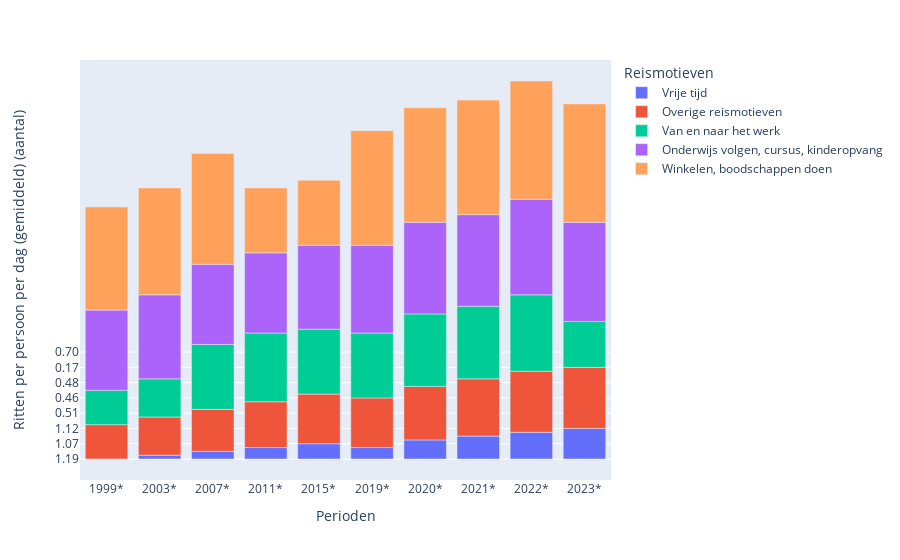

This figure's notebook cell:
### Code cell
px.bar(df_mat,
        x="Perioden",
        y="Ritten per persoon per dag (gemiddeld) (aantal)",
        color="Reismotieven")

### Figure 1 — Plotly figure (JSON) as saved in the notebook; plotly's stock layout.template omitted (floating-point values rounded to 4 significant figures)
{"data": [{"alignmentgroup": "True", "hovertemplate": "Reismotieven=Vrije tijd<br>Perioden=%{x}<br>Ritten per persoon per dag (gemiddeld) (aantal)=%{y}<extra></extra>", "legendgroup": "Vrije tijd", "marker": {"color": "#636efa", "pattern": {"shape": ""}}, "name": "Vrije tijd", "offsetgroup": "Vrije tijd", "orientation": "v", "showlegend": true, "textposition": "auto", "type": "bar", "x": ["1999*", "2003*", "2007*", "2011*", "2015*", "2019*", "2020*", "2021*", "2022*", "2023*"], "xaxis": "x", "y": ["    1.19", "    1.15", "    1.10", "    1.05", "    1.07", "    1.05", "    0.93", "    1.03", "    1.11", "    1.12"], "yaxis": "y"}, {"alignmentgroup": "True", "hovertemplate": "Reismotieven=Overige reismotieven<br>Perioden=%{x}<br>Ritten per persoon per dag (gemiddeld) (aantal)=%{y}<extra></extra>", "legendgroup": "Overige reismotieven", "marker": {"color": "#EF553B", "pattern": {"shape": ""}}, "name": "Overige reismotieven", "offsetgroup": "Overige reismotieven", "orientation": "v", "showlegend": true, "textposition": "auto", "type": "bar", "x": ["1999*", "2003*", "2007*", "2011*", "2015*", "2019*", "2020*", "2021*", "2022*", "2023*"], "xaxis": "x", "y": ["    0.59", "    0.58", "    0.54", "    0.51", "    0.45", "    0.45", "    0.40", "    0.44", "    0.46", "    0.46"], "yaxis": "y"}, {"alignmentgroup": "True", "hovertemplate": "Reismotieven=Van en naar het werk<br>Perioden=%{x}<br>Ritten per persoon per dag (gemiddeld) (aantal)=%{y}<extra></extra>", "legendgroup": "Van en naar het werk", "marker": {"color": "#00cc96", "pattern": {"shape": ""}}, "name": "Van en naar het werk", "offsetgroup": "Van en naar het werk", "orientation": "v", "showlegend": true, "textposition": "auto", "type": "bar", "x": ["1999*", "2003*", "2007*", "2011*", "2015*", "2019*", "2020*", "2021*", "2022*", "2023*"], "xaxis": "x", "y": ["    0.59", "    0.58", "    0.61", "    0.62", "    0.61", "    0.61", "    0.41", "    0.41", "    0.48", "    0.51"], "yaxis": "y"}, {"alignmentgroup": "True", "hovertemplate": "Reismotieven=Onderwijs volgen, cursus, kinderopvang<br>Perioden=%{x}<br>Ritten per persoon per dag (gemiddeld) (aantal)=%{y}<extra></extra>", "legendgroup": "Onderwijs volgen, cursus, kinderopvang", "marker": {"color": "#ab63fa", "pattern": {"shape": ""}}, "name": "Onderwijs volgen, cursus, kinderopvang", "offsetgroup": "Onderwijs volgen, cursus, kinderopvang", "orientation": "v", "showlegend": true, "textposition": "auto", "type": "bar", "x": ["1999*", "2003*", "2007*", "2011*", "2015*", "2019*", "2020*", "2021*", "2022*", "2023*"], "xaxis": "x", "y": ["    0.30", "    0.29", "    0.30", "    0.30", "    0.29", "    0.28", "    0.17", "    0.17", "    0.22", "    0.23"], "yaxis": "y"}, {"alignmentgroup": "True", "hovertemplate": "Reismotieven=Winkelen, boodschappen doen<br>Perioden=%{x}<br>Ritten per persoon per dag (gemiddeld) (aantal)=%{y}<extra></extra>", "legendgroup": "Winkelen, boodschappen doen", "marker": {"color": "#FFA15A", "pattern": {"shape": ""}}, "name": "Winkelen, boodschappen doen", "offsetgroup": "Winkelen, boodschappen doen", "orientation": "v", "showlegend": true, "textposition": "auto", "type": "bar", "x": ["1999*", "2003*", "2007*", "2011*", "2015*", "2019*", "2020*", "2021*", "2022*", "2023*"], "xaxis": "x", "y": ["    0.73", "    0.70", "    0.65", "    0.61", "    0.61", "    0.57", "    0.57", "    0.57", "    0.60", "    0.60"], "yaxis": "y"}], "layout": {"barmode": "relative", "legend": {"title": {"text": "Reismotieven"}, "tracegroupgap": 0}, "margin": {"t": 60}, "xaxis": {"anchor": "y", "domain": [0, 1], "title": {"text": "Perioden"}}, "yaxis": {"anchor": "x", "domain": [0, 1], "title": {"text": "Ritten per persoon per dag (gemiddeld) (aantal)"}}}}
